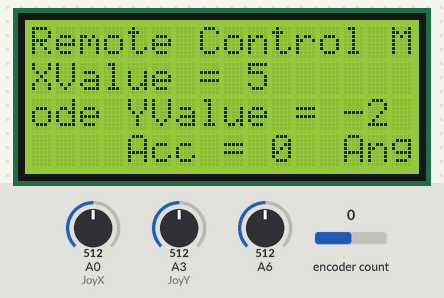
Bench run of a sketch on a simulated Arduino Nano, built with avr-gcc and run on an emulated ATmega328P. Parts: 16×4 character LCD. Inputs (shaded band) come from the test bench; at power-on: A3 (JoyY) = 512, A0 (JoyX) = 512, A6 = 512, encoder count 0. No radio packets arrive unless stated; what the sketch prints to the serial monitor is not drawn.

Above: at 1.2 s.
1.3 s: A3 (JoyY) set to 491
At 2.1 s:
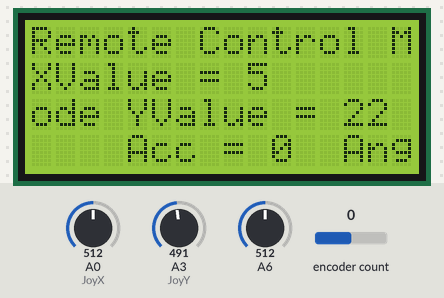
2.8 s: A0 (JoyX) set to 494
At 4.0 s:
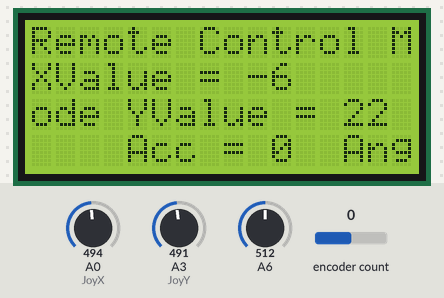
4.3 s: A0 (JoyX) set to 515
At 4.8 s:
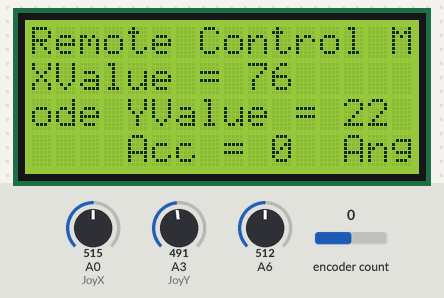
5.8 s: A3 (JoyY) set to 465
At 7.2 s:
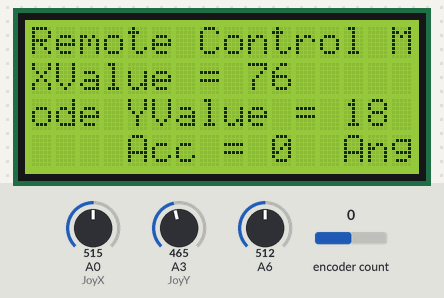
10.3 s: A0 (JoyX) set to 485
At 11.5 s:
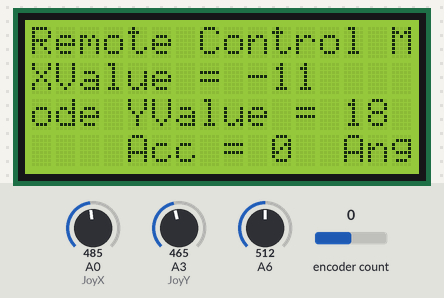
Timing chart, 0 to 12.8 s (numbered marks = the images above; inputs shaded):
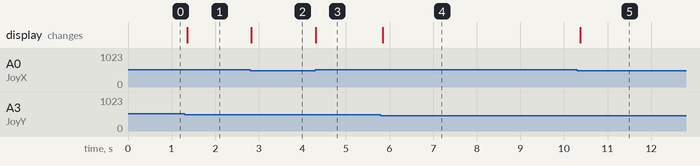

The sketch:

Remote_Code.ino
```cpp
/*Libraries*/
#include <SPI.h>
#include "RF24.h"
#include <LiquidCrystal.h>
#include <Encoder.h>
#include "Remote_Template.h"

/*Pin Declarations*/
const int JoyY = A3, JoyX = A0;
RF24 radio (9, 10);
const int RS = 7, Enable = 6, D4 = 5, D5 = 4, D6 = 3, D7 = 2;
LiquidCrystal MyLCD (RS, Enable, D4, D5, D6, D7);
Encoder myEnc(18, 19);

/*Global Variables*/
int ButtonXYKpKiKdValues[6] = {0,0,0,0,0,0}, ButtonCount = 1;
long oldPosition  = -999, newPosition;

int GyroData[2];

void setup() {
  radio.begin();                              // Start the radio module
  radio.setPALevel(RF24_PA_LOW);              // Set the transmission power to low
  radio.setDataRate(RF24_250KBPS);            // Set the speed to 250kbps
  radio.setChannel(CHANNELNUMBER);            // Set the channel
  radio.openWritingPipe(rfAddresses[1]);      // Transmit to the remote address
  radio.openReadingPipe(1, rfAddresses[0]);   // Recieve sensor addressed packets
  radio.setPayloadSize(PAYLOADSIZE);          // Set the number of bytes for the data packet

  Serial.begin (9600);

  MyLCD.begin(16, 4);
}


void loop() {
  /*Analogue inputs are read in and converted to a number from -255 to 255*/
    if (analogRead(JoyX) > 505) { /*Right*/
      ButtonXYKpKiKdValues[1] = map(constrain(analogRead(JoyX), 505, 830), 505, 830, 0, 255);

    } else if (analogRead(JoyX) < 495) { /*Left*/
      ButtonXYKpKiKdValues[1] = 0 - map(constrain(analogRead(JoyX), 60, 505), 505, 60, 0, 255);

    } else { /*Straight*/
      ButtonXYKpKiKdValues[1] = 0;
    }

    if (analogRead(JoyY) > 508) { /*Backwards*/
      ButtonXYKpKiKdValues[2] = 0 - map(constrain(analogRead(JoyY), 508, 890), 508, 890, 0, 255);

    } else if (analogRead(JoyY) < 495) { /*Forwards*/
      ButtonXYKpKiKdValues[2] = map(constrain(analogRead(JoyY), 90, 495), 495, 90, 0, 255);

    } else { /*Stationary*/
      ButtonXYKpKiKdValues[2] = 0;
    }

     /*******Rotary Enocder Code for reading in button count*********/

    if(analogRead(A6) == 0) {
      ButtonCount++;
      delay(100);
     }

    else
        ;

    if (ButtonCount > 3)
        ButtonCount = 1;

    switch (ButtonCount) {
       case 1: /*Kp Values*/
           newPosition = myEnc.read();
           if (newPosition != ButtonXYKpKiKdValues[3])
              ButtonXYKpKiKdValues[3] = newPosition;
           break;

       case 2: /*Ki Values*/
            newPosition = myEnc.read();
            if (newPosition != ButtonXYKpKiKdValues[4])
                ButtonXYKpKiKdValues[4] = newPosition;
            break;

       case 3: /*Kd Values*/
            newPosition = myEnc.read();
            if (newPosition != ButtonXYKpKiKdValues[5])
                ButtonXYKpKiKdValues[5] = newPosition;
            break;

       default:
          Serial.print("Button Count Error");
          break;
    }

    if ((ButtonXYKpKiKdValues[1] != 0) || (ButtonXYKpKiKdValues[2] != 0)) /*If the joysticks have been moved*/
      ButtonXYKpKiKdValues[0] = 1;                                           /*then switch to remote control*/

    if (ButtonXYKpKiKdValues[0] == 1) {
      LCDRFMode();
    }

    else {
      LCDLineFollowingMode();
    }

  PrintAllInfo();
  radio.stopListening();
  radio.write(&ButtonXYKpKiKdValues, sizeof(ButtonXYKpKiKdValues));
  radio.startListening();
  radio.read(&GyroData, sizeof(GyroData));
  delay(1);
}


void LCDRFMode () {
  MyLCD.setCursor(0, 0);
  MyLCD.print("Remote Control M");

  MyLCD.setCursor(0, 1);
  MyLCD.print("XValue = ");
  if (ButtonXYKpKiKdValues[1] == 0)
    MyLCD.print("0   ");
  else
    MyLCD.print(ButtonXYKpKiKdValues[1]);

  MyLCD.setCursor(0, 2);
  MyLCD.print("ode YValue = ");
  if (ButtonXYKpKiKdValues[2] == 0)
    MyLCD.print("0   ");
  else
    MyLCD.print(ButtonXYKpKiKdValues[2]);

  MyLCD.setCursor(0, 3);
  MyLCD.print("    Acc = ");
//  if (GyroData[0] == 0)
//    MyLCD.print("0 ");
//  else
    MyLCD.print(GyroData[0]);

  MyLCD.print("  Angle = ");
//  if (GyroData[1] == 0)
//    MyLCD.print("0 ");
//  else
    MyLCD.print(GyroData[1]);
}

void LCDLineFollowingMode () {
  MyLCD.setCursor(0, 0);
  MyLCD.print("Line Following Mode");

  MyLCD.setCursor(0, 1);
  MyLCD.print("Kp = ");
  MyLCD.print(ButtonXYKpKiKdValues[3]);

  MyLCD.setCursor(0, 2);
  MyLCD.print("ode Ki = ");
  MyLCD.print(ButtonXYKpKiKdValues[4]);

  MyLCD.setCursor(0, 3);
  MyLCD.print("    Kd = ");
  MyLCD.print(ButtonXYKpKiKdValues[5]);
}

void PrintAllInfo () {
    Serial.print("Button = ");
    Serial.print(ButtonXYKpKiKdValues[0]);
    Serial.print("   X Value = ");
    Serial.print(ButtonXYKpKiKdValues[1]);
    Serial.print("   Y Value = ");
    Serial.print(ButtonXYKpKiKdValues[2]);
    Serial.print("   Kp = ");
    Serial.print(ButtonXYKpKiKdValues[3]);
    Serial.print("   Ki = ");
    Serial.print(ButtonXYKpKiKdValues[4]);
    Serial.print("   Kd = ");
    Serial.println(ButtonXYKpKiKdValues[5]);
}
```

Remote_Template.h
```cpp
///////////////////////////////////////////////////////////////
//                                                           //
// H61AEE: Dept. EEE, The University of Nottingham 2018      //
// Author: D. Fallows                                        //
//                                                           //
// REMOTE_Template.h: HMI Template Sketch                    //
//                    Session 4 - RF Remote Control          //
//                                                           //
///////////////////////////////////////////////////////////////

#ifndef REMOTE_Template_h
#define REMOTE_Template_h

// Defines
#define HMI 0xA1	//I2C Addresses
#define CAR 0xA2
#define SENSOR 0xA3
#define REMOTE 0xA4

#define GROUPNUMBER 29
#define CHANNELNUMBER 129 - (2*GROUPNUMBER)
#define PAYLOADSIZE 32

// Function declarations
void writeToI2C(char device, char command, int parameter);

// Global Variables
byte rfAddresses[][6] = {"1NODE", "2NODE"};
byte rfPacket[PAYLOADSIZE];
#endif
```

Measured:
- after the input at 1.3 s, the display: changes after 0.06 s (image 1)
- after the input at 2.8 s, the display: changes at once (image 2)
- after the input at 4.3 s, the display: changes at once (image 3)
- after the input at 5.8 s, the display: changes after 0.05 s (image 4)
- after the input at 10.3 s, the display: changes after 0.07 s (image 5)
